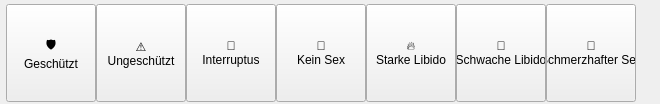
     <widget class="QWidget" name="sexlebenContents">
      <property name="geometry">
       <rect>
        <x>0</x>
        <y>0</y>
        <width>660</width>
        <height>104</height>
       </rect>
      </property>
      <widget class="QPushButton" name="cardGeschuetzt">
       <property name="geometry">
        <rect>
         <x>6</x>
         <y>4</y>
         <width>90</width>
         <height>98</height>
        </rect>
       </property>
       <property name="cursor">
        <cursorShape>PointingHandCursor</cursorShape>
       </property>
       <property name="text">
        <string>🛡
Geschützt</string>
       </property>
       <property name="checkable">
        <bool>true</bool>
       </property>
       <property name="card" stdset="0">
        <string>true</string>
       </property>
      </widget>
      <widget class="QPushButton" name="cardUngeschuetzt">
       <property name="geometry">
        <rect>
         <x>96</x>
         <y>4</y>
         <width>90</width>
         <height>98</height>
        </rect>
       </property>
       <property name="cursor">
        <cursorShape>PointingHandCursor</cursorShape>
       </property>
       <property name="text">
        <string>⚠️
Ungeschützt</string>
       </property>
       <property name="checkable">
        <bool>true</bool>
       </property>
       <property name="card" stdset="0">
        <string>true</string>
       </property>
      </widget>
      <widget class="QPushButton" name="cardInterruptus">
       <property name="geometry">
        <rect>
         <x>186</x>
         <y>4</y>
         <width>90</width>
         <height>98</height>
        </rect>
       </property>
       <property name="cursor">
        <cursorShape>PointingHandCursor</cursorShape>
       </property>
       <property name="text">
        <string>🔁
Interruptus</string>
       </property>
       <property name="checkable">
        <bool>true</bool>
       </property>
       <property name="card" stdset="0">
        <string>true</string>
       </property>
      </widget>
      <widget class="QPushButton" name="cardKeinSex">
       <property name="geometry">
        <rect>
         <x>276</x>
         <y>4</y>
         <width>90</width>
         <height>98</height>
        </rect>
       </property>
       <property name="cursor">
        <cursorShape>PointingHandCursor</cursorShape>
       </property>
       <property name="text">
        <string>🚫
Kein Sex</string>
       </property>
       <property name="checkable">
        <bool>true</bool>
       </property>
       <property name="card" stdset="0">
        <string>true</string>
       </property>
      </widget>
      <widget class="QPushButton" name="cardStarkLib">
       <property name="geometry">
        <rect>
         <x>366</x>
         <y>4</y>
         <width>90</width>
         <height>98</height>
        </rect>
       </property>
       <property name="cursor">
        <cursorShape>PointingHandCursor</cursorShape>
       </property>
       <property name="text">
        <string>🔥
Starke Libido</string>
       </property>
       <property name="checkable">
        <bool>true</bool>
       </property>
       <property name="card" stdset="0">
        <string>true</string>
       </property>
      </widget>
      <widget class="QPushButton" name="cardSchwachLib">
       <property name="geometry">
        <rect>
         <x>456</x>
         <y>4</y>
         <width>90</width>
         <height>98</height>
        </rect>
       </property>
       <property name="cursor">
        <cursorShape>PointingHandCursor</cursorShape>
       </property>
       <property name="text">
        <string>🌙
Schwache Libido</string>
       </property>
       <property name="checkable">
        <bool>true</bool>
       </property>
       <property name="card" stdset="0">
        <string>true</string>
       </property>
      </widget>
      <widget class="QPushButton" name="cardSchmerzSex">
       <property name="geometry">
        <rect>
         <x>546</x>
         <y>4</y>
         <width>90</width>
         <height>98</height>
        </rect>
       </property>
       <property name="cursor">
        <cursorShape>PointingHandCursor</cursorShape>
       </property>
       <property name="text">
        <string>💢
Schmerzhafter Sex</string>
       </property>
       <property name="checkable">
        <bool>true</bool>
       </property>
       <property name="card" stdset="0">
        <string>true</string>
       </property>
      </widget>
     </widget>
